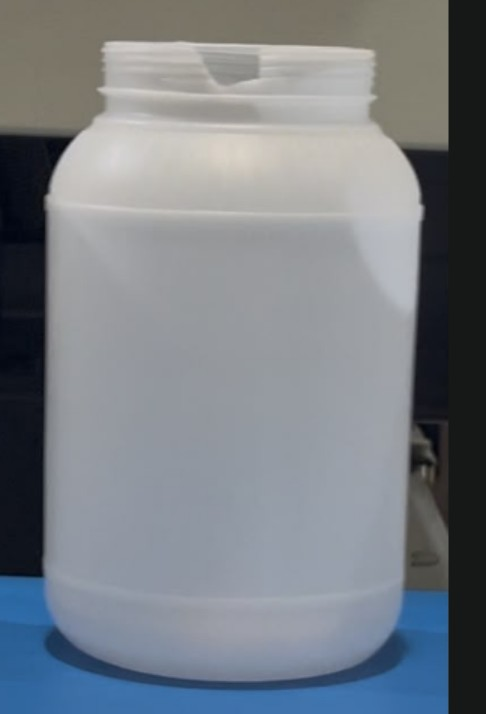
#> input picture assets/reference_bottles/body_defect.jpg, 486 x 714 px
$ python -i tracking.py   (imports and definitions only)
#> lines starting #> are read from the running program, lines starting #| are printed output that depends on the picture; after the words box and inside, x2 and y2 are one past the last pixel; in counts of white or black regions, pixels touching at a corner belong together
from __future__ import annotations

from dataclasses import dataclass
from typing import Any

import cv2
import numpy as np


BBox = tuple[int, int, int, int]


@dataclass
class CandidateDetection:
    bbox: BBox
    area: float

    # [4 lines left out: function centroid, not called in this run]


@dataclass
class Track:
    track_id: int
    bbox: BBox
    first_frame: int
    last_frame: int
    seen_count: int = 1
    missed_count: int = 0
    captured: bool = False
    sequence: int | None = None
    analysis_state: str = "tracking"

    # [10 lines left out: functions centroid, update, not called in this run]


class BottleDetector:
    def __init__(self, *, min_area_ratio: float = 0.012) -> None:
        self.min_area_ratio = min_area_ratio

    def detect(self, frame: Any) -> list[CandidateDetection]:
        height, width = frame.shape[:2]
        hsv = cv2.cvtColor(frame, cv2.COLOR_BGR2HSV)

        belt_top = find_blue_belt_top(hsv, frame_width=width, frame_height=height)

        # White bottles have low saturation and high value; the blue conveyor has high saturation.
        lower_white = np.array([0, 0, 125], dtype=np.uint8)
        upper_white = np.array([180, 95, 255], dtype=np.uint8)
        mask = cv2.inRange(hsv, lower_white, upper_white)

        min_area = height * width * self.min_area_ratio
        detections: list[CandidateDetection] = []
        for bbox, pixel_area in project_bottle_bases(mask, belt_top=belt_top):
            x, y, w, h = bbox
            if pixel_area < min_area:
                continue
            if not self._looks_like_bottle(x, y, w, h, frame_width=width, frame_height=height):
                continue
            detections.append(CandidateDetection(bbox=bbox, area=float(pixel_area)))

        return sorted(detections, key=lambda item: item.bbox[0])

    @staticmethod
    def _looks_like_bottle(
        x: int,
        y: int,
        w: int,
        h: int,
        *,
        frame_width: int,
        frame_height: int,
    ) -> bool:
        if w < frame_width * 0.055 or h < frame_height * 0.24:
            return False
        aspect = w / max(1, h)
        # Lower bound was 0.40 back when the box only spanned the cylindrical
        # body; now that it spans the full bottle including the neck/cap-thread
        # area (see project_bottle_bases), real bottles read narrower (~0.5-0.9)
        # -- 0.40 started rejecting genuine full-height detections.
        # Upper bound tightened from 1.45: a real standing bottle, even in a
        # multi-bottle-wide crop, never exceeded ~0.9 aspect across 116 real
        # detections -- but a bottle that has fallen over and is lying on its
        # side reads much wider (1.46-1.50 was observed) since its long axis
        # is now horizontal. 1.45 let that case slip through by a hair,
        # producing a nonsense crop (the fallen bottle plus whatever stands
        # behind it) that also destabilized tracking into duplicate captures
        # of the same physical bottle a few frames apart. A fallen bottle
        # isn't in an inspectable orientation anyway, so rejecting it here
        # (not capturing it at all) is the correct behavior, not a loss.
        if aspect < 0.30 or aspect > 1.05:
            return False
        bottom = y + h
        if bottom < frame_height * 0.42:
            return False
        if y > frame_height * 0.72:
            return False
        return True


def find_blue_belt_top(hsv: Any, *, frame_width: int, frame_height: int) -> int:
    blue_mask = cv2.inRange(
        hsv,
        np.array([85, 50, 70], dtype=np.uint8),
        np.array([130, 255, 255], dtype=np.uint8),
    )
    row_counts = (blue_mask > 0).sum(axis=1)
    rows = np.where(row_counts > frame_width * 0.45)[0]
    if len(rows):
        return int(rows[0])
    return int(frame_height * 0.52)


def project_bottle_bases(mask: Any, *, belt_top: int) -> list[tuple[BBox, int]]:
    height, width = mask.shape[:2]
    # This band's only job is to find how many bottles there are and roughly
    # where each one sits -- it must straddle the belt line, because that's
    # the one place a real gap reliably shows up even between bottles that
    # are pressed together everywhere else along their (cylindrical, parallel)
    # body. It deliberately does NOT try to measure true bottle width: right
    # at the belt the rounded bottom edge curves inward, so column counts
    # there under-measure a single bottle's real width -- tried moving this
    # band up into the straight-walled body to fix that, but at body height
    # touching bottles often have zero visible gap at all, and the band
    # started merging adjacent bottles into one box. Belt-line splitting +
    # generous x_pad below (which lets the tall vertical search recover the
    # true width) handles both failure modes without either regressing.
    band_y1 = max(0, belt_top - max(8, int(height * 0.0754)))
    band_y2 = min(height, belt_top + max(6, int(height * 0.0474)))
    if band_y2 <= band_y1:
        return []

    band = mask[band_y1:band_y2, :]
    counts = (band > 0).sum(axis=0)
    pixel_threshold = max(8, int((band_y2 - band_y1) * 0.62))
    intervals = merge_active_columns(
        counts > pixel_threshold,
        min_width=max(34, int(width * 0.04)),
        gap=max(10, int(width * 0.017)),
    )

    boxes: list[tuple[BBox, int]] = []
    # Generous cap on purpose: this line manufactures bottles with a screw-thread
    # neck/opening above the cylindrical body (no cap is ever screwed on, but the
    # neck itself is still part of the bottle and can be warped/deformed -- a real
    # defect this pipeline must see). Measured on real footage, the full bottle
    # (base to neck top) spans roughly 65-73% of frame height above the belt line;
    # this cap is set well above that so the true top is never clipped, while still
    # bounding the search against unrelated background reaching further up.
    search_y1 = max(0, belt_top - max(60, int(height * 0.78)))
    search_y2 = min(height, belt_top + max(8, int(height * 0.0603)))
    # Generous on purpose: the belt-line interval above can under-measure a
    # bottle's true width (rounded base), so this padding gives the vertical
    # search room to find the bottle's real left/right edges from its taller,
    # truer silhouette rather than staying clamped to the narrow base reading.
    x_pad = max(6, int(width * 0.05))
    for x1, x2 in intervals:
        sx1 = max(0, x1 - x_pad)
        sx2 = min(width, x2 + x_pad)
        submask = mask[search_y1:search_y2, sx1:sx2]
        if not submask.any():
            continue
        # The tall search window above can catch unrelated background (signage,
        # equipment, a distant bright wall) that has nothing to do with this
        # bottle. A plain bounding box over every white pixel in the window would
        # merge that background in and produce a bogus, oversized crop. Instead,
        # take connected components and keep only the one that overlaps the belt
        # band established above -- that band is already proven to reliably
        # contain real bottle pixels (it's how the x-intervals were found), so
        # anchoring against it is far more robust than an arbitrary fraction of
        # the tall search window: a fixed-fraction cutoff was tried first and
        # rejected real bottle components whose blob stopped a few pixels short
        # of that cutoff (edge blur/compression softness right at the belt
        # line), which silently dropped most detections on lower-res footage.
        submask_binary = (submask > 0).astype(np.uint8)
        # Morphological closing bridges the thin white bridge between the neck
        # and shoulder, which momentary motion blur/compression noise can break
        # in isolated frames -- without this, the neck flips in and out of the
        # bottle's connected component from one frame to the next, producing a
        # wildly unstable bbox that fragments tracking into many bogus captures
        # of the same physical bottle (this was caught by comparing bboxes
        # across consecutive frames on real footage: the top edge alternated
        # between the neck and mid-body every frame or two).
        # Tradeoff to know about: this same closing also bridges small REAL
        # gaps between two touching bottles' bodies (not just the neck), so
        # two bottles need a true gap of roughly this kernel's width (~8% of
        # the search window width) to be recovered as separate boxes at their
        # true width -- see tests/test_tracking.py's touching-bottles test for
        # the measured threshold. Below that, both boxes bleed a little into
        # each other's territory; at a true zero-pixel gap (bodies perfectly
        # touching, nothing to distinguish them) they can bleed enough to
        # visibly overlap. This is the same failure mode behind the one real
        # touching-bottle-merge instance found in production data (IMG_9792,
        # 3 bottles fused into one crop, zero visible gap in that frame) --
        # narrowing the kernel would trade this back for the neck-flicker bug
        # it was added to fix, so it's a real, accepted tradeoff, not a bug
        # with an easy fix in either direction.
        close_kernel = np.ones((max(5, int(submask_binary.shape[0] * 0.02)), max(5, int(submask_binary.shape[1] * 0.08))), np.uint8)
        submask_binary = cv2.morphologyEx(submask_binary, cv2.MORPH_CLOSE, close_kernel)
        num_labels, labels, stats, _ = cv2.connectedComponentsWithStats(submask_binary, connectivity=8)
        anchor_top = max(0, band_y1 - search_y1)
        anchor_bottom = max(0, band_y2 - search_y1)
        best_label = None
        best_area = 0
        for label in range(1, num_labels):
            top = stats[label, cv2.CC_STAT_TOP]
            comp_height = stats[label, cv2.CC_STAT_HEIGHT]
            if top + comp_height < anchor_top or top > anchor_bottom:
                continue  # doesn't overlap the belt band -- not the bottle
            area = stats[label, cv2.CC_STAT_AREA]
            if area > best_area:
                best_area = area
                best_label = label
        if best_label is None:
            continue
        ys, xs = np.where(labels == best_label)
        bx1 = sx1 + int(xs.min())
        bx2 = sx1 + int(xs.max())
        by1 = search_y1 + int(ys.min())
        by2 = search_y1 + int(ys.max())
        boxes.append(((bx1, by1, bx2 - bx1 + 1, by2 - by1 + 1), int(len(xs))))
    return boxes


def merge_active_columns(active: Any, *, min_width: int, gap: int) -> list[tuple[int, int]]:
    intervals: list[tuple[int, int]] = []
    start: int | None = None
    last_active: int | None = None
    for index, is_active in enumerate(active):
        if is_active:
            if start is None:
                start = index
            last_active = index
        elif start is not None and last_active is not None and index - last_active > gap:
            if last_active - start + 1 >= min_width:
                intervals.append((start, last_active))
            start = None
            last_active = None
    if start is not None and last_active is not None and last_active - start + 1 >= min_width:
        intervals.append((start, last_active))
    return intervals


class BottleTracker:
    # [129 lines left out: functions __init__, update, mark_analysis_complete, _should_capture, match_score, bbox_iou and 2 more, not called in this run]

>>> import cv2
>>> picture = cv2.imread('../assets/reference_bottles/body_defect.jpg')
#> picture is the input picture: shape (714, 486, 3); mean B, G, R 133.9, 127.2, 121.4
>>> result = BottleDetector().detect(picture)
#> in detect, `hsv = cv2.cvtColor(frame, cv2.COLOR_BGR2HSV)`: hsv: shape (714, 486, 3); mean H, S, V 82.3, 40.9, 137.1
#> in find_blue_belt_top, `blue_mask = cv2.inRange( hsv, np.array([85, 50, 70], dtype=np.uint8), ..`:
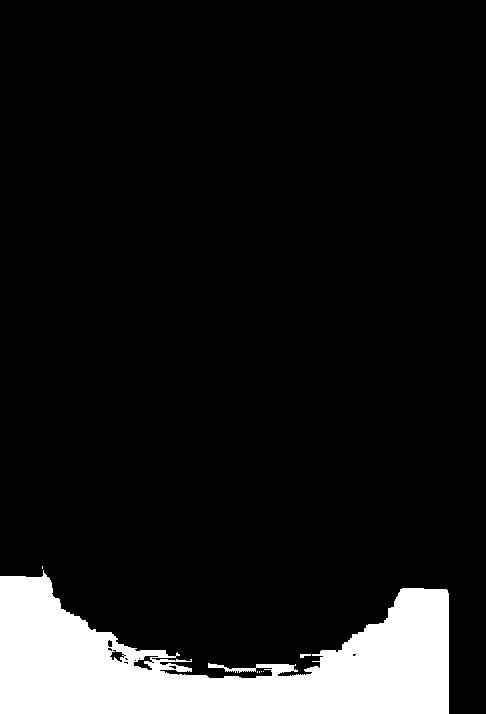
#> blue_mask: shape (714, 486); 10.3% white; 7 white regions (5 under 20 px), largest, box (x1, y1, x2, y2) and area: (0, 570, 449, 714) 35615, (300, 654, 311, 658) 30
#> in find_blue_belt_top, `row_counts = (blue_mask > 0).sum(axis=1)`: row_counts = 714 values, max 449 at index 678, min 0 at index 0, mean 49.94
#> in find_blue_belt_top, `rows = np.where(row_counts > frame_width * 0.45)[0]`: rows = 72 values from 642 to 713
#> in detect, `belt_top = find_blue_belt_top(hsv, frame_width=width, frame_height=hei..`: belt_top = 642
#> in detect, `mask = cv2.inRange(hsv, lower_white, upper_white)`:
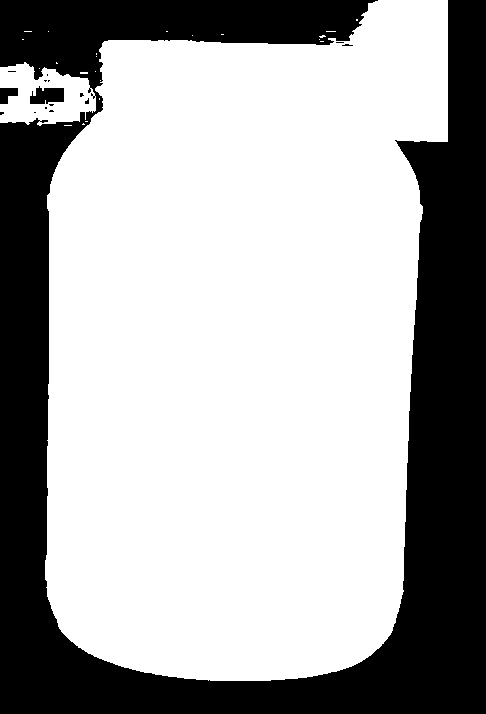
#> mask: shape (714, 486); 66.9% white; 16 black regions (13 under 20 px), largest, box (x1, y1, x2, y2) and area: (0, 0, 486, 714) 114174, (30, 86, 64, 104) 461, (0, 88, 18, 104) 208
#> in project_bottle_bases, `height, width = mask.shape[:2]`: height = 714; width = 486
#> in project_bottle_bases, `band_y1 = max(0, belt_top - max(8, int(height * 0.0754)))`: band_y1 = 589
#> in project_bottle_bases, `band_y2 = min(height, belt_top + max(6, int(height * 0.0474)))`: band_y2 = 675
#> in project_bottle_bases, `band = mask[band_y1:band_y2, :]`:
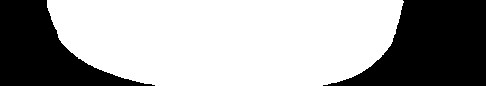
#> band: shape (86, 486); 63.7% white; 2 black regions, box (x1, y1, x2, y2) and area: (323, 0, 486, 86) 8815, (0, 0, 155, 86) 6371
#> in project_bottle_bases, `pixel_threshold = max(8, int((band_y2 - band_y1) * 0.62))`: pixel_threshold = 53
#> in project_bottle_bases, `intervals = merge_active_columns( counts > pixel_threshold, min_width=..`: intervals = [(73, 383)]
#> in project_bottle_bases, `search_y1 = max(0, belt_top - max(60, int(height * 0.78)))`: search_y1 = 86
#> in project_bottle_bases, `search_y2 = min(height, belt_top + max(8, int(height * 0.0603)))`: search_y2 = 685
#> in project_bottle_bases, `x_pad = max(6, int(width * 0.05))`: x_pad = 24
#> the loop in detect, `for bbox, pixel_area in project_bottle_bases(mask, belt_top=belt_top):` made 1 pass
#> (pixel_area, x, y, w, h, aspect in _looks_like_bottle, bottom in _looks_like_bottle) on pass 1: (207351, 49, 86, 358, 599, 0.598, 685)
#> after the loop in detect, `for bbox, pixel_area in project_bottle_bases(mask, belt_top=belt_top):`: detections = 1 item
#> result = 1 item
